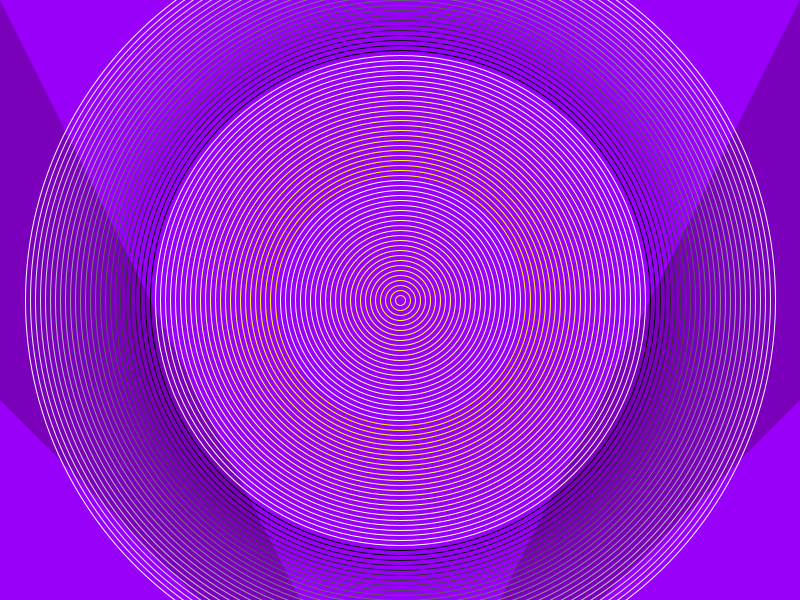
Frame 1 (no input)
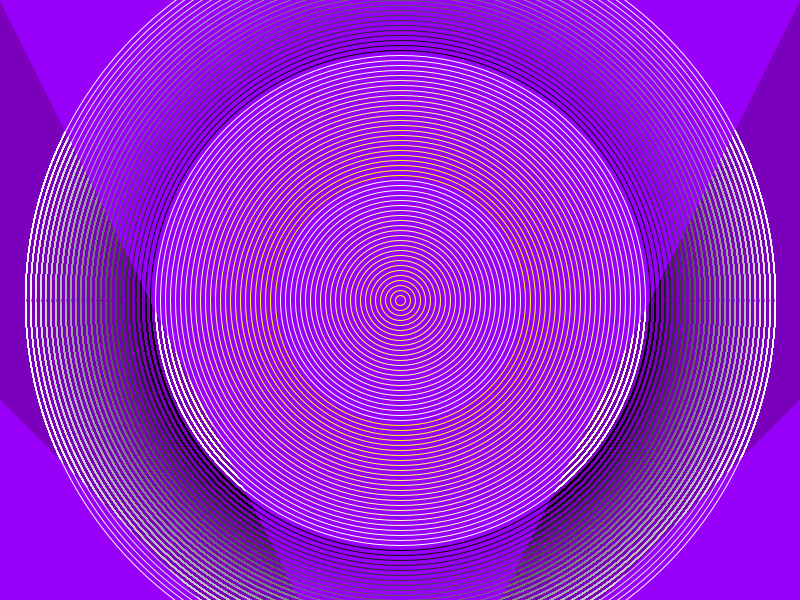
Frame 60 (the mouse pressed at the canvas centre just before this capture)
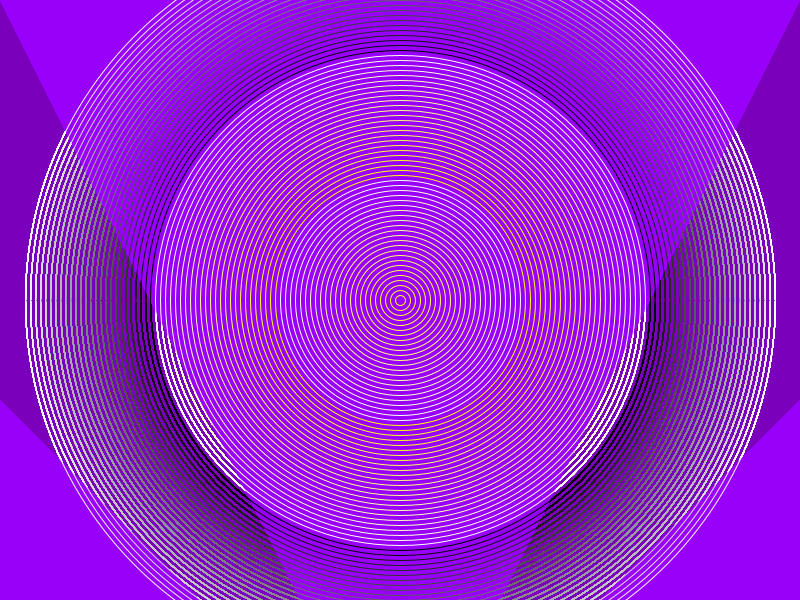
Frame 120 (the mouse held since frame 60 and released just before this capture)

The Processing sketch that drew these frames (run headless with seeded random() and noise(); from frame 60 on, the mouse is pressed at the canvas centre):

// Processing sketch: processing_173660
// ── processing_173660.pde



void setup(){
size( 800,600);
background (122,0,188);
noStroke();

}

void draw(){
  
  

fill(153,0,250);
triangle(400,800,400,0,0,0);
fill(153,0,250);
triangle(400,800,400,0,800,0);
fill(153,0,250);
triangle(400,800,0,400,0,800);
fill(153,0,250);
triangle(400,800,800,400,800,800);

  for(int a=10; a<=900; a = a+10){
  smooth();
    noFill();
  stroke(a-500);
  ellipseMode(CENTER);
  ellipse(400,300,a,a);


}

}
